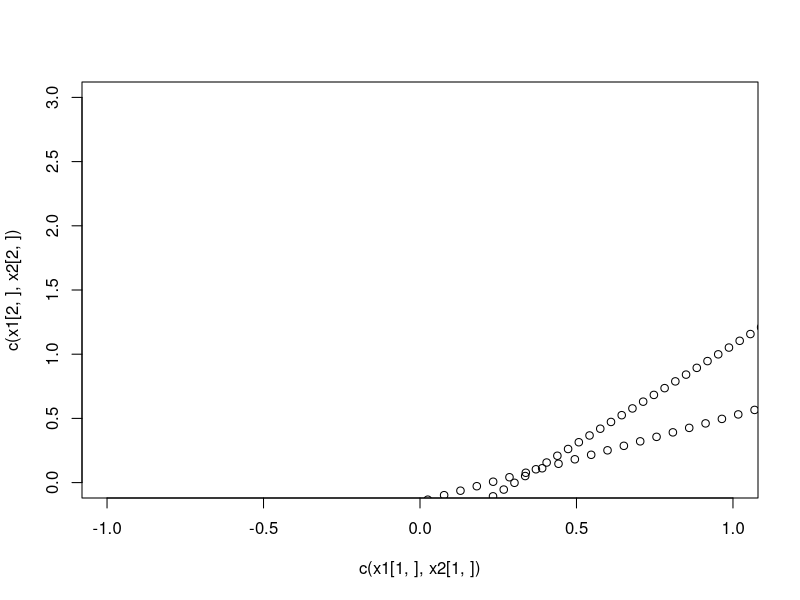
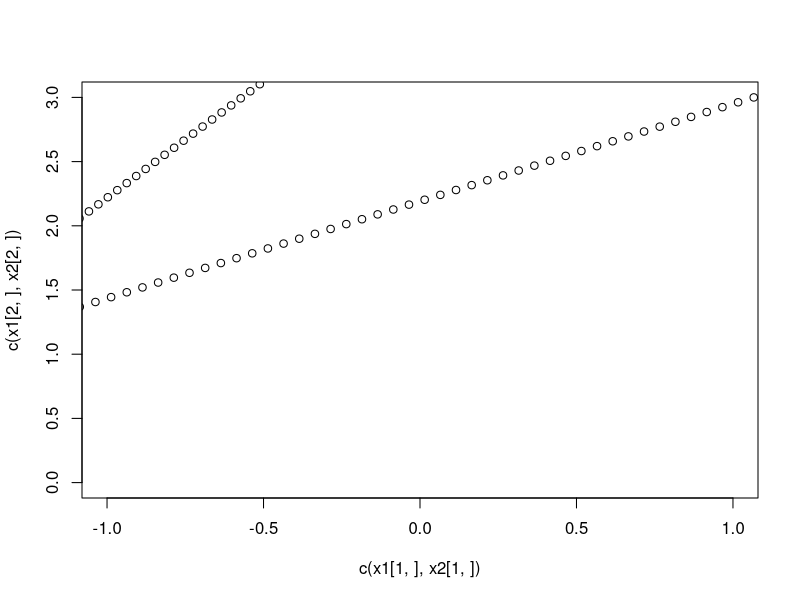
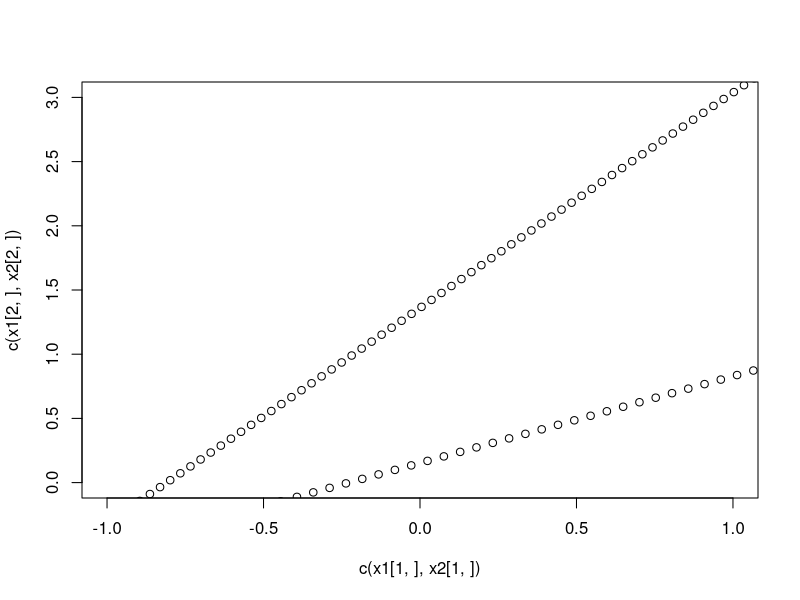
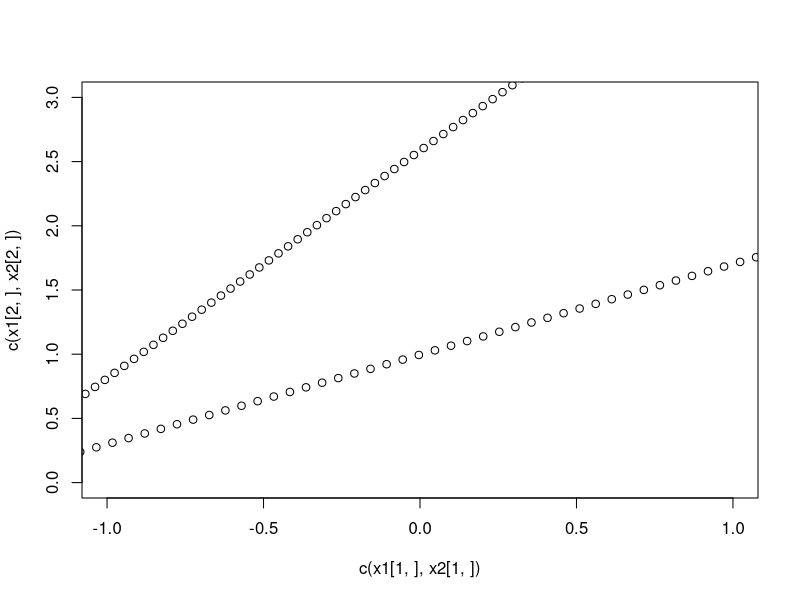
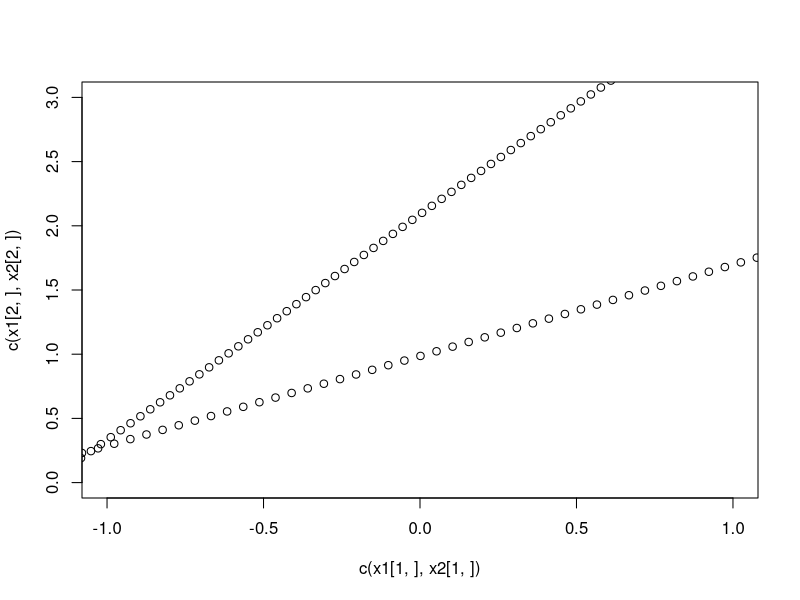
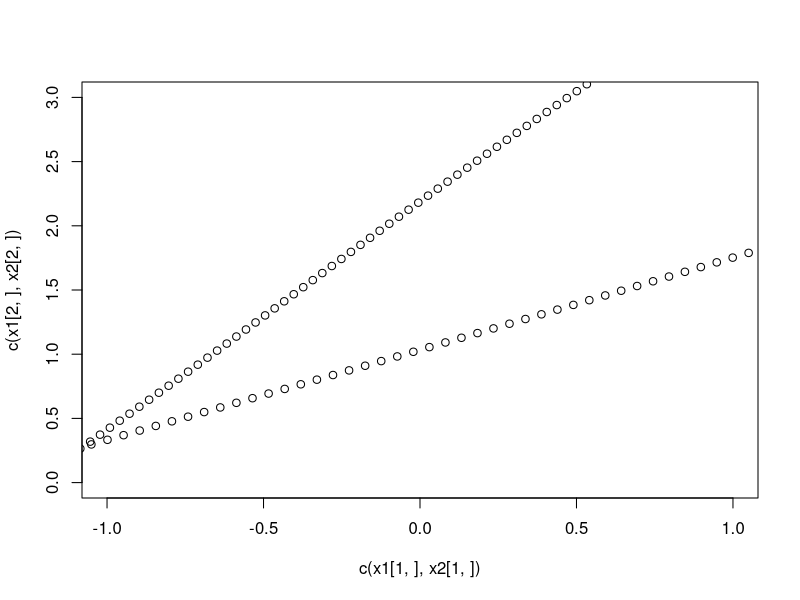
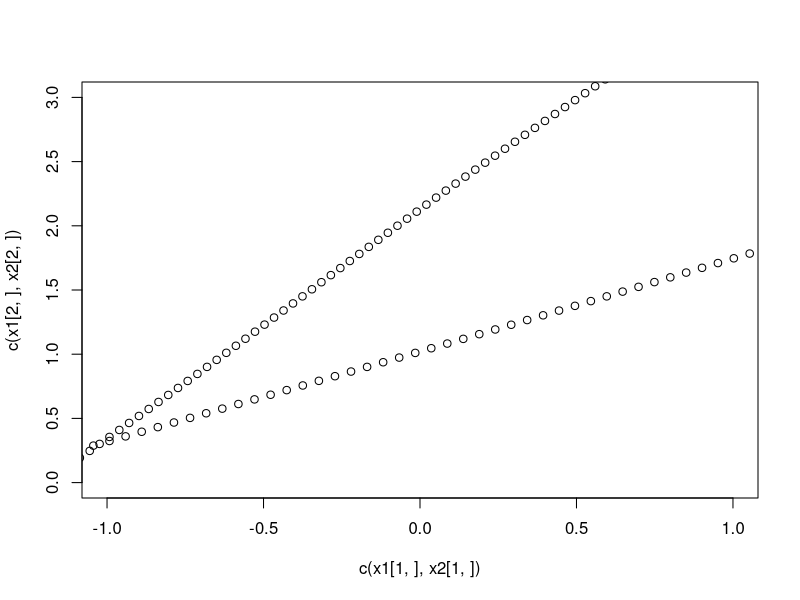
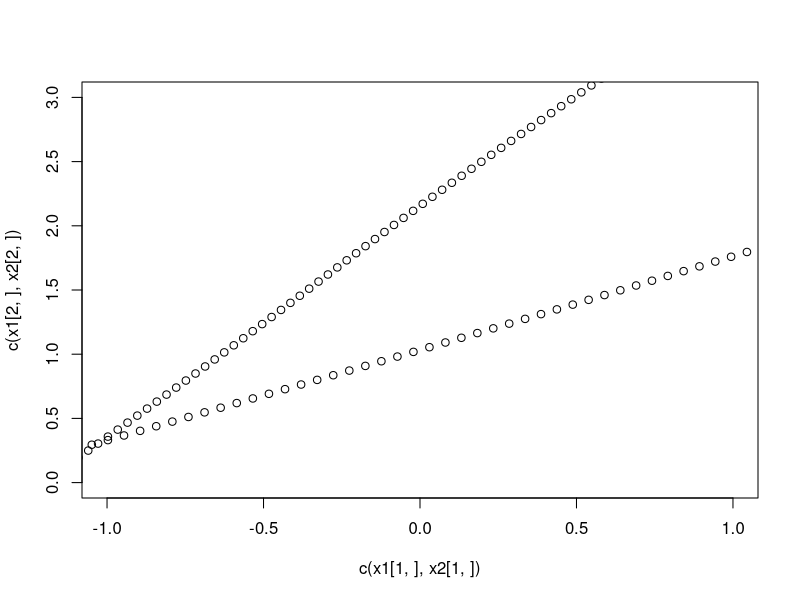

R code for these plots, in order: (Note: a time limit stopped this script after it produced the figures.)
t1=(1:100)/100

#t=floor(rnorm(100,mean=0.5,sd=0.2)*100)/100
#t[1:50]=floor(rnorm(50,mean=0.3,sd=0.1)*100)/100
#t[51:100]=floor(rnorm(50,mean=0.6,sd=0.1)*100)/100

v=1*pi
x<-cos(v*t1)
y<-sin(v*t1)
x<-c(x,cos(v*t1))
y<-c(y,3.0-sin(v*t1))



#x=v*t1
#y=v*((2*t1)^2)#+rnorm(100,0,1)
#x<-c(x,x)
#y<-c(y,-y+5)
data<-matrix(0,2,100*2)
data[1,]=x
data[2,]=y

x1_0=runif(2)
x2_0=runif(2)

alpha1_0=runif(2)
alpha1_0=alpha1_0/sum(alpha1_0*alpha1_0)^0.5
alpha2_0=runif(2)
alpha2_0=alpha2_0/sum(alpha2_0*alpha2_0)^0.5

z=runif(200)

v=10*pi

alpha1_0=alpha1_0/sqrt(sum(alpha1_0^2))*v

x1_0=x1_0-alpha1_0*0.5

alpha2_0=alpha2_0/sqrt(sum(alpha2_0^2))*v

x2_0=x2_0-alpha2_0*0.5

N=500
alpha1=matrix(rep(c(alpha1_0),2*N),2,N)
alpha2=matrix(rep(c(alpha2_0),2*N),2,N)

prob_t1=matrix(runif(200*N),nrow=200,ncol=N)
prob_t1=prob_t1/apply(prob_t1,1,sum)
prob_t2=matrix(runif(200*N),nrow=200,ncol=N)
prob_t2=prob_t2/apply(prob_t2,1,sum)
x1=matrix(nrow=2,ncol=N)
x2=matrix(nrow=2,ncol=N)

rho=20

xlim_plot=c(-1,1)
ylim_plot=c(0,3)



for ( c in 1:1000){
  
  
  
  Er1=0
  temp_x=x1_0
  prob_t1[,1]=exp(-1*apply((data-temp_x)^2,2,sum))
  Er1=Er1+exp(-1*apply((data-temp_x)^2,2,sum))
  x1[,1]=x1_0
  for( i in 2:N){
    temp_x=temp_x+alpha1[,i-1]/N
    x1[,i]=temp_x
    prob_t1[,i]=exp(-1*apply((data-temp_x)^2,2,sum))
    Er1=Er1+exp(-1*apply((data-temp_x)^2,2,sum))
  }
  prob_t1=prob_t1/apply(prob_t1,1,sum)
  
  
  Er2=0
  temp_x=x2_0
  prob_t2[,1]=exp(-1*apply((data-temp_x)^2,2,sum))
  Er2=Er2+exp(-1*apply((data-temp_x)^2,2,sum))
  x2[,1]=x2_0
  for( i in 2:N){
    temp_x=temp_x+alpha2[,i-1]/N
    x2[,i]=temp_x
    prob_t2[,i]=exp(-1*apply((data-temp_x)^2,2,sum))
    Er2=Er2+exp(-1*apply((data-temp_x)^2,2,sum))
  }
  prob_t2=prob_t2/apply(prob_t2,1,sum)
  
  z=Er1/(Er1+Er2)
  Er=sum((cbind(alpha1,alpha1[,N])-cbind(alpha1[,1],alpha1))^2)+
    sum((cbind(alpha2,alpha2[,N])-cbind(alpha2[,1],alpha2))^2)#+
  #4*sum(alpha1^2)+4*sum(alpha2^2)
  
  Er=Er/(2*rho*N)
  Er=Er+sum(-log(Er1+Er2))
  print(Er)
  
  tc1=apply(t(data)*z,2,sum)/sum(z)
  tc2=apply(t(data)*(1-z),2,sum)/sum(1-z)
  xc1=apply(t(x1)*apply(prob_t1*z,2,sum),2,sum)/sum(z)
  x1_0=x1_0+(tc1-xc1)
  xc2=apply(t(x2)*apply(prob_t2*(1-z),2,sum),2,sum)/sum(1-z)
  x2_0=x2_0+(tc2-xc2)
  
  
  
    K=sum(z)
    h=0
    temp_x=x1_0
    h=h-apply(t(data-temp_x)*prob_t1[,1]*z,2,sum)
    K=K-sum(prob_t1[,1]*z)
    
    alpha_0=alpha1[,1]
    l=h+K*alpha_0*1/N
    alpha1[,1]=0*alpha1[,1]+sum(alpha1[,2]*alpha1[,1])*alpha1[,2]+rho*l
    alpha1[,1]=alpha1[,1]/sum(alpha1[,1]*alpha1[,1])^0.5*v
    h=h-c((alpha1[,1]-alpha_0)/N)*K
    
    
    la<-c()
    for(i in 2:(N-1)){
      temp_x=temp_x+alpha1[,i-1]/N
      h=h-apply(t(data-temp_x)*prob_t1[,i]*z,2,sum)
      K=K-sum(prob_t1[,i]*z)
      
      alpha_0=alpha1[,i]
      l=h+K*alpha_0/N
      alpha1[,i]=-0*alpha1[,i]+
        sum(alpha1[,i+1]*alpha1[,i])*alpha1[,i+1]+
        sum(alpha1[,i-1]*alpha1[,i])*alpha1[,i-1]+rho*l
      alpha1[,i]=alpha1[,i]/sum(alpha1[,i]*alpha1[,i])^0.5*v
      
      
      h=h-c((alpha1[,i]-alpha_0)/N)*K
      
      la<-cbind(la,l)
      
    }
    alpha1[,N]=alpha1[,N-1]
    
    
    K=sum((1-z))
    h=0
    temp_x=x2_0
    h=h-apply(t(data-temp_x)*prob_t2[,1]*(1-z),2,sum)
    K=K-sum(prob_t2[,1]*(1-z))
    
    alpha_0=alpha2[,1]
    l=h+K*alpha_0*1/N
    alpha2[,1]=0*alpha2[,1]+sum(alpha2[,2]*alpha2[,1])*alpha2[,2]+rho*l
    alpha2[,1]=alpha2[,1]/sum(alpha2[,1]*alpha2[,1])^0.5*v
    h=h-c((alpha2[,1]-alpha_0)/N)*K
    
    
    la<-c()
    
    for(i in 2:(N-1)){
      temp_x=temp_x+alpha2[,i-1]/N
      h=h-apply(t(data-temp_x)*prob_t2[,i]*(1-z),2,sum)
      K=K-sum(prob_t2[,i]*(1-z))
      
      alpha_0=alpha2[,i]
      l=h+K*alpha_0/N
      alpha2[,i]=-0*alpha2[,i]+
        sum(alpha2[,i+1]*alpha2[,i])*alpha2[,i+1]+
        sum(alpha2[,i-1]*alpha2[,i])*alpha2[,i-1]+rho*l
      alpha2[,i]=alpha2[,i]/sum(alpha2[,i]*alpha2[,i])^0.5*v
      
      
      h=h-c((alpha2[,i]-alpha_0)/N)*K
      
      la<-cbind(la,l)
      
    }
    alpha2[,N]=alpha2[,N-1]
  
  
  
  
  
  
  n=runif(2)
  n=n/sqrt(sum(n^2))
  ori=n
  temp_l=x1-x1_0
  temp_h=t(t(data-x1_0)*z)
  S=-temp_l%*%t(prob_t1)%*%t(temp_h)
  n=max(abs(S))*n
  n=n+S%*%ori-2*ori*sum(ori*S%*%ori)-t(S)%*%ori
  n=n/sqrt(sum(n^2))
  alpha1=(diag(c(1,1))-2*n%*%t(n))%*%(diag(c(1,1))-2*ori%*%t(ori))%*%alpha1
  
  n=runif(2)
  n=n/sqrt(sum(n^2))
  ori=n
  temp_l=x2-x2_0
  temp_h=t(t(data-x2_0)*(1-z))
  S=-temp_l%*%t(prob_t2)%*%t(temp_h)
  n=max(abs(S))*n
  n=n+S%*%ori-2*ori*sum(ori*S%*%ori)-t(S)%*%ori
  n=n/sqrt(sum(n^2))
  alpha2=(diag(c(1,1))-2*n%*%t(n))%*%(diag(c(1,1))-2*ori%*%t(ori))%*%alpha2
  
  
  
  
  plot(c(x1[1,],x2[1,]),c(x1[2,],x2[2,]),xlim=xlim_plot,ylim=ylim_plot)
  
  
}



plot(data[1,],data[2,],xlim=xlim_plot,ylim=ylim_plot)
